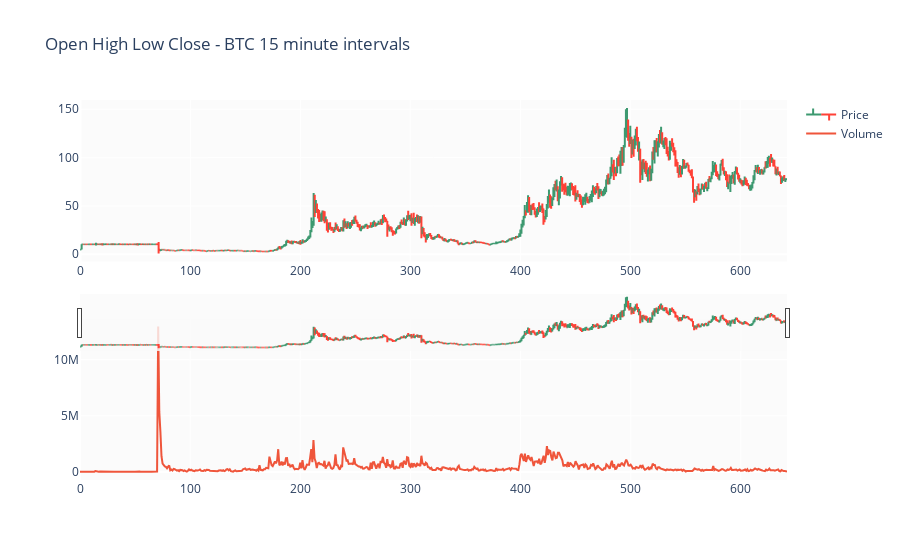

Source (notebook cell):
### Code cell
fig = make_subplots(rows=2, cols=1)

fig.add_trace(go.Ohlc(x=btc_df.index,
                      open=btc_df.open,
                      high=btc_df.high,
                      low=btc_df.low,
                      close=btc_df.close,
                      name='Price'), row=1, col=1)
fig.update_layout(
    title="Open High Low Close - BTC 15 minute intervals"
    )

fig.add_trace(go.Scatter(x=btc_df.index, y=btc_df.Volume, name='Volume'), row=2, col=1)
fig.update(layout_xaxis_rangeslider_visible=True)
fig.show()
fig.write_image(f'images/{img_name}ohlc.png')

### Figure 1 — Plotly figure (JSON) as saved in the notebook; plotly's stock layout.template omitted (floating-point values rounded to 4 significant figures; data arrays with more than 128 entries replaced by an {"elided": "..."} marker saying what was removed)
{"data": [{"close": {"elided": "643 float values"}, "high": {"elided": "643 float values"}, "low": {"elided": "643 float values"}, "name": "Price", "open": {"elided": "643 float values"}, "type": "ohlc", "x": {"elided": "643 int values"}, "xaxis": "x", "yaxis": "y"}, {"name": "Volume", "type": "scatter", "x": {"elided": "643 int values"}, "xaxis": "x2", "y": {"elided": "643 float values"}, "yaxis": "y2"}], "layout": {"autosize": true, "title": {"text": "Open High Low Close - BTC 15 minute intervals"}, "xaxis": {"anchor": "y", "autorange": true, "domain": [0, 1], "range": [-0.5, 642.5], "rangeslider": {"autorange": true, "range": [-0.5, 642.5], "visible": true, "yaxis": {"_template": null, "rangemode": "match"}}, "type": "linear"}, "xaxis2": {"anchor": "y2", "autorange": true, "domain": [0, 1], "range": [0, 642], "type": "linear"}, "yaxis": {"anchor": "x", "autorange": true, "domain": [0.575, 1], "range": [-7.508, 159.6]}, "yaxis2": {"anchor": "x2", "autorange": true, "domain": [0, 0.425], "range": [-712000.0, 13670000.0], "type": "linear"}}}
